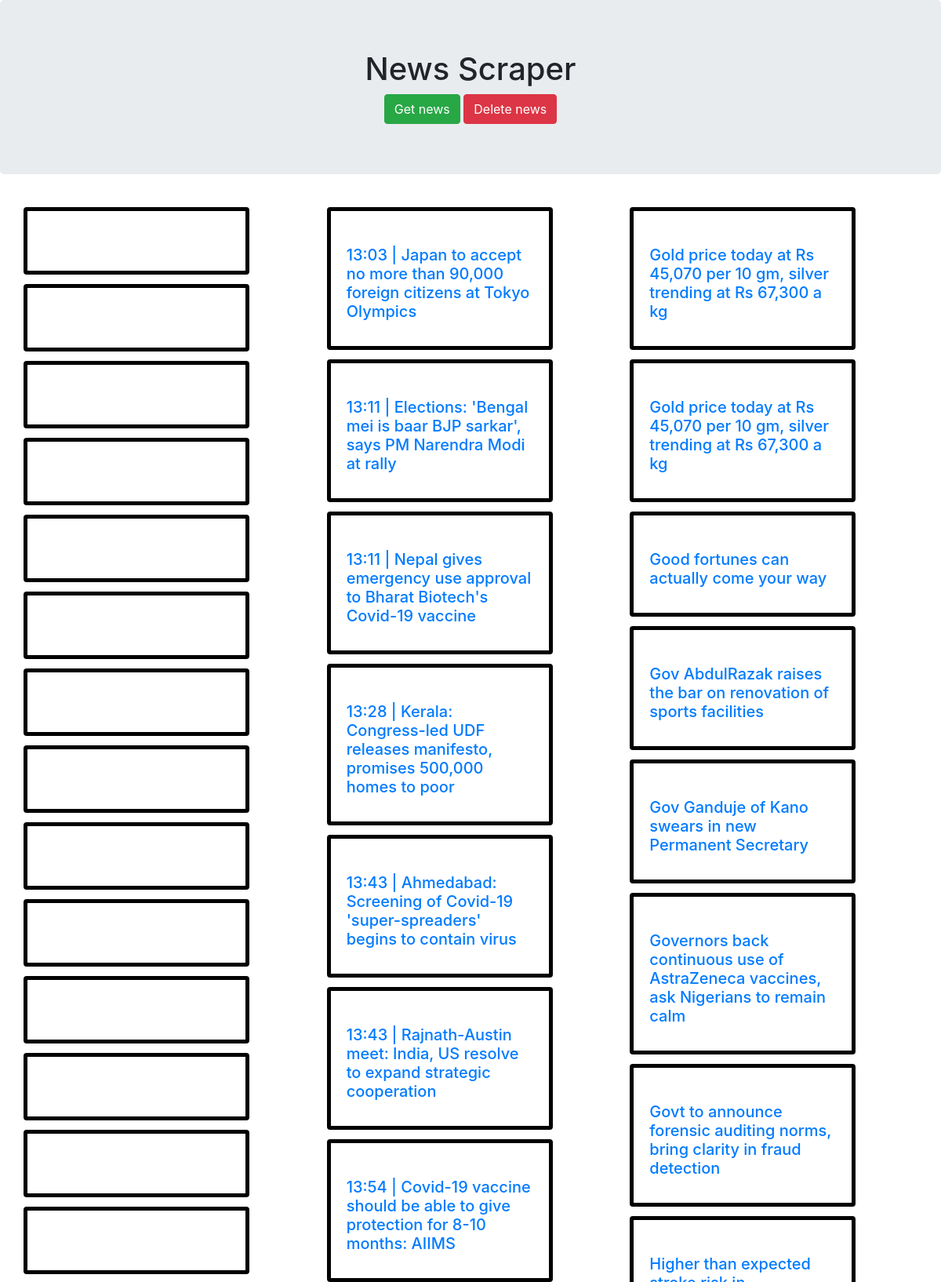
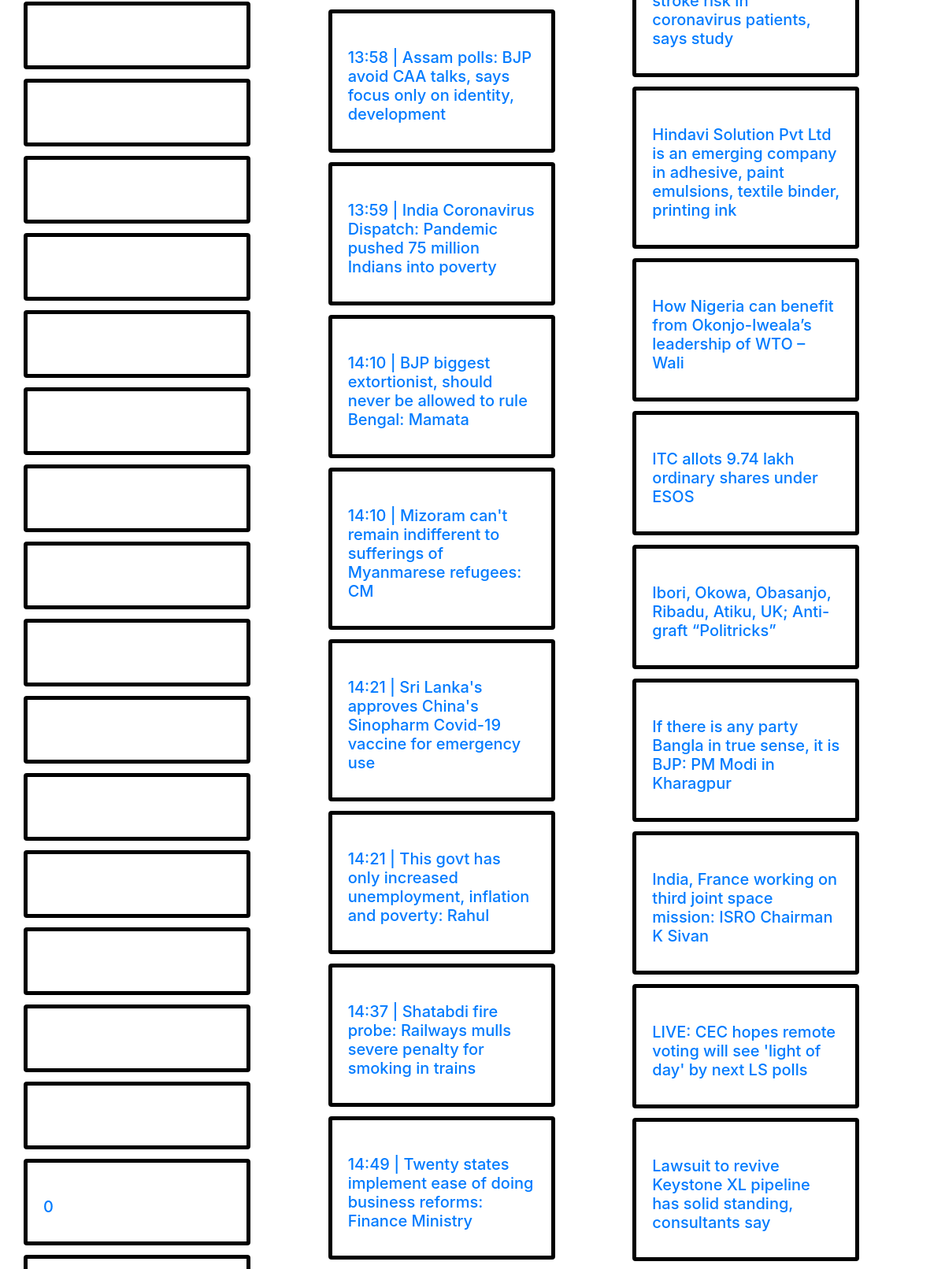
The page / (upper part) on the database its author committed (2 pictures, top to bottom).
### news/models.py (models this page shows, shortened)
class Headline(models.Model):
  title = models.CharField(max_length=200)
  image = models.URLField(null=True, blank=True)
  url = models.TextField()
  publication = models.ForeignKey(
    Publication,
    related_name='headlines',
    on_delete=models.SET_NULL,
    blank=True,
    null=True
  )
  class Meta:
    ordering = ('title',)

### news/views.py (the view)
# urls.py: path('', news_list, name="home"),
def news_list(request):
  headlines = Headline.objects.all()
  context = {
      'object_list': headlines,
  }
  return render(request, "news/home.html", context)

### news/templates/news/home.html (shortened to what this page needs)
<!DOCTYPE html>
<html>
  <head>
    <link
        rel="stylesheet"
        href="https://maxcdn.bootstrapcdn.com/bootstrap/4.0.0/css/bootstrap.min.css"
>
  </head>
  <body>
    <div class="jumbotron">
      <center><h1>News Scraper</h1>
        <a href="{% url 'scrape' %}" class="btn btn-success">
          Get news
        </a>
        <a href="{% url 'delete' %}" class="btn btn-danger">
          Delete news
        </a>
      </center>
    </div>
    <div class="card-columns" style="padding: 10px; margin: 20px;">
      {% for object in object_list %}
      <div class="card" style="width: 18rem;border:5px black solid;">
      <div class="card-body">
        <h5 class="card-title">
          <a href="{{object.url}}" target="_blank">
            <h5 class="card-title">
              {{object.title}}
            </h5>
          </a>
        </h5>
        </div>
      </div>
      {% endfor %}
    </div>
  </body>
</html>

### rows shown on the page
Headline: title "0"
Headline: title "13:03 | Japan to accept no more than 90,000 foreign citizens at Tokyo Olympics"
Headline: title "13:11 | Elections: 'Bengal mei is baar BJP sarkar', says PM Narendra Modi at rally"
Headline: title "13:11 | Nepal gives emergency use approval to Bharat Biotech's Covid-19 vaccine"
Headline: title "13:28 | Kerala: Congress-led UDF releases manifesto, promises 500,000 homes to poor"
Headline: title "13:43 | Ahmedabad: Screening of Covid-19 'super-spreaders' begins to contain virus"
Headline: title "13:43 | Rajnath-Austin meet: India, US resolve to expand strategic cooperation"
Headline: title "13:54 | Covid-19 vaccine should be able to give protection for 8-10 months: AIIMS"
Headline: title "13:58 | Assam polls: BJP avoid CAA talks, says focus only on identity, development"
Headline: title "13:59 | India Coronavirus Dispatch: Pandemic pushed 75 million Indians into poverty"
Headline: title "14:10 | BJP biggest extortionist, should never be allowed to rule Bengal: Mamata"
Headline: title "14:10 | Mizoram can't remain indifferent to sufferings of Myanmarese refugees: CM"
Headline: title "14:21 | Sri Lanka's approves China's Sinopharm Covid-19 vaccine for emergency use"
Headline: title "14:21 | This govt has only increased unemployment, inflation and poverty: Rahul"
Headline: title "14:37 | Shatabdi fire probe: Railways mulls severe penalty for smoking in trains"
Headline: title "14:49 | Twenty states implement ease of doing business reforms: Finance Ministry"
Headline: title "Gold price today at Rs 45,070 per 10 gm, silver trending at Rs 67,300 a kg"
Headline: title "Gold price today at Rs 45,070 per 10 gm, silver trending at Rs 67,300 a kg"
Headline: title "Good fortunes can actually come your way"
Headline: title "Gov AbdulRazak raises the bar on renovation of sports facilities"
Headline: title "Gov Ganduje of Kano swears in new Permanent Secretary"
Headline: title "Governors back continuous use of AstraZeneca vaccines, ask Nigerians to remain calm"
Headline: title "Govt to announce forensic auditing norms, bring clarity in fraud detection"
Headline: title "Higher than expected stroke risk in coronavirus patients, says study"
Headline: title "Hindavi Solution Pvt Ltd is an emerging company in adhesive, paint emulsions, textile binder, printing ink"
Headline: title "How Nigeria can benefit from Okonjo-Iweala’s leadership of WTO – Wali"
Headline: title "ITC allots 9.74 lakh ordinary shares under ESOS"
Headline: title "Ibori, Okowa, Obasanjo, Ribadu, Atiku, UK; Anti-graft “Politricks”"
Headline: title "If there is any party Bangla in true sense, it is BJP: PM Modi in Kharagpur"
Headline: title "India, France working on third joint space mission: ISRO Chairman K Sivan"
Headline: title "LIVE: CEC hopes remote voting will see 'light of day' by next LS polls"
Headline: title "Lawsuit to revive Keystone XL pipeline has solid standing, consultants say"
